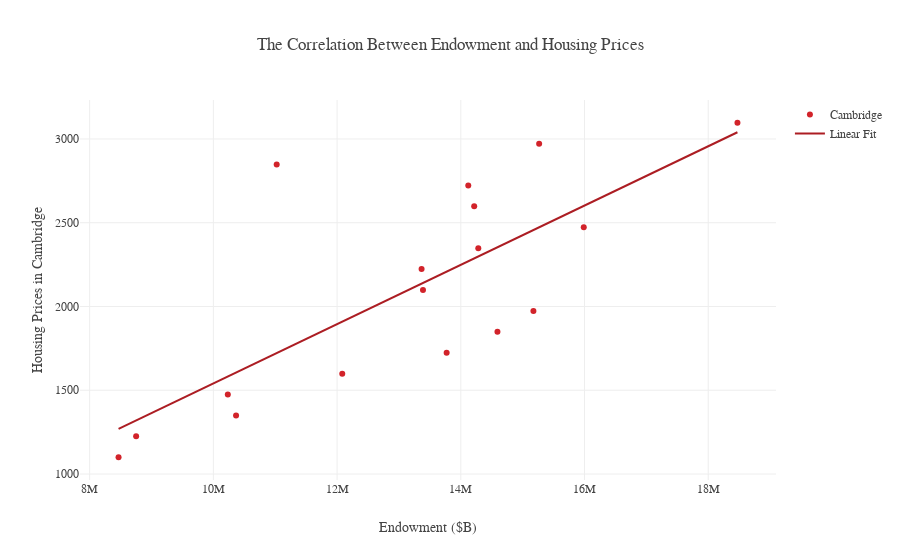

Notebook code for this chart:
### Code cell
endow_housing = grapher(x, y, "Cambridge", "The Correlation Between Endowment and Housing Prices", "Housing Prices in Cambridge", "Endowment ($B)", "endow_housing")
causal_endow_housing = X.zplot(x='x', y='y', z=['z1', 'z2'], z_types={'z1': 'c', 'z2': 'c'}, kind='line', title='The Controlled Correlation Between Endowment and Housing Prices', color="#D2232A")
causal_endow_housing.set(xlabel="Endowment ($)", ylabel="Median Housing Prices in Cambridge ($)")
fig = causal_endow_housing.get_figure()
fig.savefig('images/housing_endow.svg', format='svg', dpi=1200, bbox_inches='tight')

### Figure 1 — Plotly figure (JSON) as saved in the notebook; plotly's stock layout.template omitted (floating-point values rounded to 4 significant figures)
{"data": [{"marker": {"color": "#D2232A"}, "mode": "markers", "name": "Cambridge", "type": "scatter", "uid": "a78032", "x": [8467151, 8751365, 10366585, 10233641, 12083442, 13771156, 14592500, 15173863, 13388612, 13366092, 14282663, 15987554, 14216649, 14120766, 11023666, 15266613, 18472321], "y": [1100, 1225.0, 1350.0, 1474.0, 1599.0, 1724, 1849.0, 1974.0, 2098.0, 2223.0, 2348, 2473.0, 2598.0, 2722.0, 2847.0, 2972, 3097.0]}, {"marker": {"color": "#AC1D23"}, "mode": "lines", "name": "Linear Fit", "type": "scatter", "uid": "01ea44", "x": [8467151, 8751365, 10366585, 10233641, 12083442, 13771156, 14592500, 15173863, 13388612, 13366092, 14282663, 15987554, 14216649, 14120766, 11023666, 15266613, 18472321], "y": [1269.0, 1320.0, 1606.0, 1582.0, 1909.0, 2208.0, 2354.0, 2456.0, 2140.0, 2136.0, 2299.0, 2600.0, 2287.0, 2270.0, 1722.0, 2473.0, 3040.0]}], "layout": {"autosize": true, "font": {"family": "Gotham", "size": 12}, "title": "The Correlation Between Endowment and Housing Prices", "xaxis": {"autorange": true, "range": [7841000.0, 19100000.0], "title": "Endowment ($B)", "type": "linear"}, "yaxis": {"autorange": true, "range": [953.7, 3243.0], "title": "Housing Prices in Cambridge", "type": "linear"}}}
